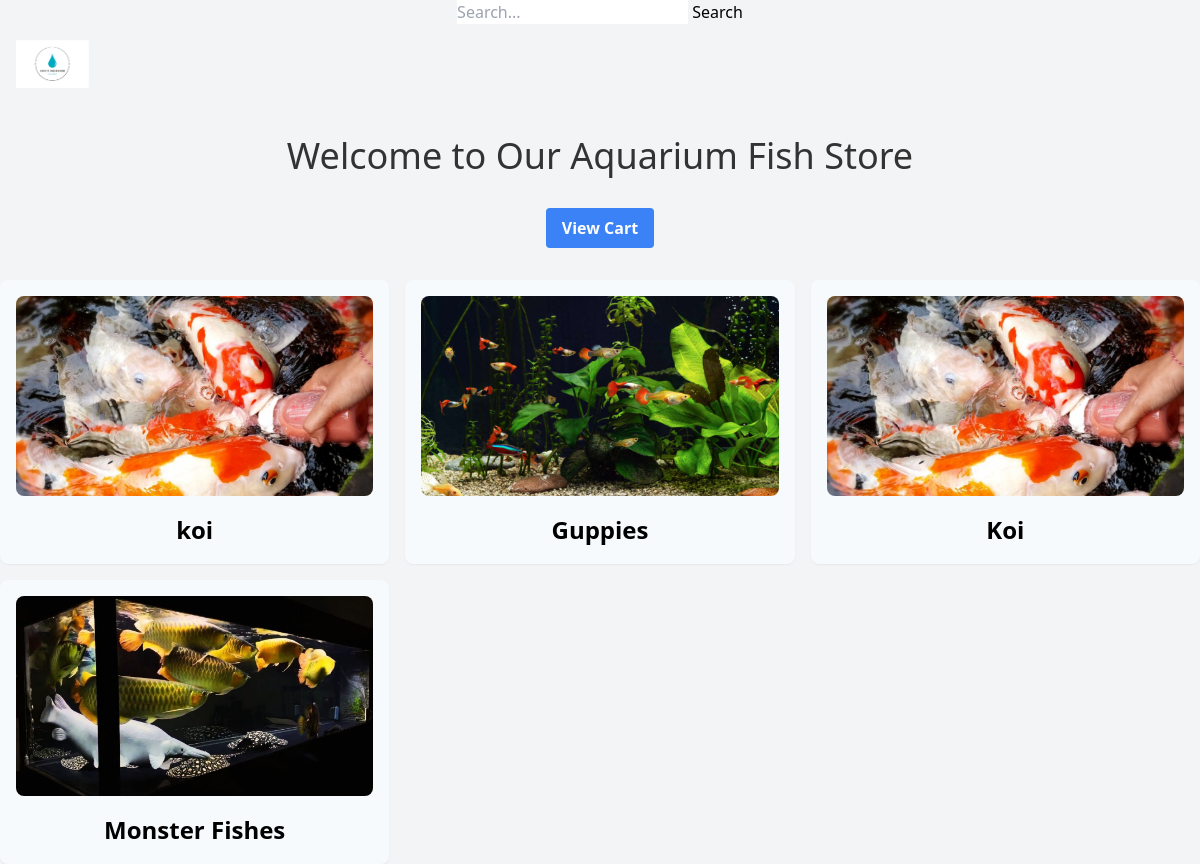
Before: / with the older database file.
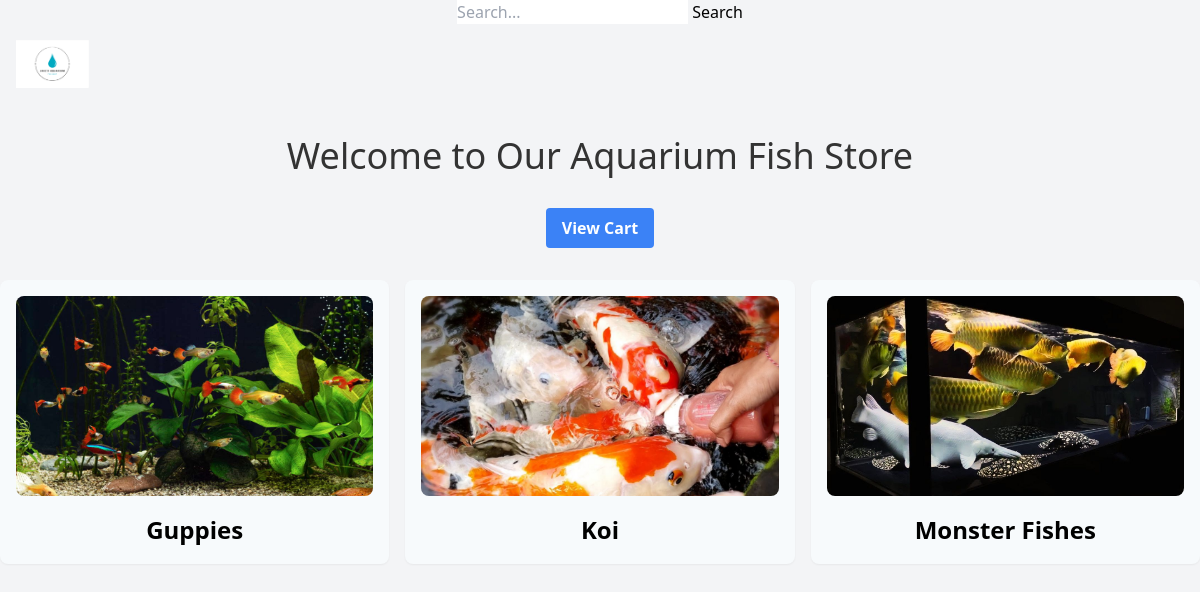
After: the same page with the newer database file.
### models.py (models this page shows, shortened)
class Category(db.Model):
    __tablename__ = 'category'
    __table_args__ = {'extend_existing': True}
    id = db.Column(db.Integer, primary_key=True)
    name = db.Column(db.String(80), unique=True, nullable=False)
    image_filename = db.Column(db.String(200), nullable=True)
    products = db.relationship('Product', backref='category', lazy=True)

### app.py (the view)
@app.route('/')
def home():
    categories = Category.query.all()
    cart_summary = {'total_items': 0, 'total_price': 0.0}
    if 'cart' in session:
        for product_id, quantity in session['cart'].items():
            product = Product.query.get(product_id)
            if product:
                cart_summary['total_items'] += quantity
                cart_summary['total_price'] += product.price * quantity
    return render_template('index.html', categories=categories, cart_summary=cart_summary)

### templates/index.html (shortened to what this page needs)
<!DOCTYPE html>
<html lang="en">
<head>
    <link rel="stylesheet" href="{{ url_for('static', filename='css/style.css') }}">
    <link rel="stylesheet" href="https://cdn.jsdelivr.net/npm/tailwindcss@2.2.19/dist/tailwind.min.css">
    <form action="{{ url_for('search_results') }}" method="get">
        <input type="text" name="query" placeholder="Search...">
        <button type="submit">Search</button>
    </form>
</head>
<body class="bg-gray-100">
    <header class="bg-gray-100 p-4">
        <a href="{{ url_for('home') }}">
            <img src="{{ url_for('static', filename='images/logo.png') }}" alt="Logo" class="h-12">
        </a>
    </header>
    <h1 class="text-4xl text-center mt-8">Welcome to Our Aquarium Fish Store</h1>
    <div class="flex justify-center mt-8">
        <a href="{{ url_for('cart') }}" class="bg-blue-500 hover:bg-blue-700 text-white font-bold py-2 px-4 rounded">View Cart</a>
    </div>
    <div class="grid grid-cols-3 gap-4 mt-8">
        {% for category in categories %}
            <div class="category-card">
                <a href="{{ url_for('show_category', category_name=category.name) }}">
                    <img src="{{ url_for('static', filename='images/' + category.image_filename) }}" alt="{{ category.name }}" class="category-image">
                    <h2 class="category-name">{{ category.name }}</h2>
                </a>
            </div>
        {% endfor %}
    </div>
</body>
</html>

### static/css/style.css (style rules this page uses)
body { font-family: Arial, sans-serif; margin: 0; padding: 0; text-align: center; }
body { font-family: Arial, sans-serif; margin: 0; padding: 0; text-align: center; background-color: #f4f4f4; }
h1 { color: #333; }
a { color: #06c; text-decoration: none; }
button { background-color: #28a745; border: none; border-radius: 4px; color: white; padding: 10px 20px; text-align: center; text-decoration: none; display: inline-block; font-size: 16px; margin: 4px 2px; cursor: pointer; }

### templates/index.html (style rules this page uses)
.category-card { background-color: #F7FAFC; border-radius: 0.5rem; box-shadow: 0 1px 2px 0 rgba(0, 0, 0, 0.05); padding: 1rem; transition: transform 0.3s ease; }
.category-image { width: 100%; height: 200px; object-fit: cover; border-radius: 0.5rem; }
.category-name { font-size: 1.5rem; font-weight: bold; margin-top: 1rem; }

Changed rows visible on the page:
removed Category: image_filename (picture), name "koi"
